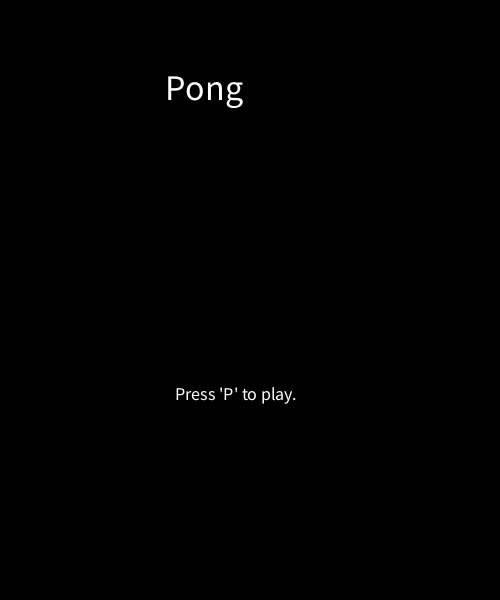
Frame 1 (no input)
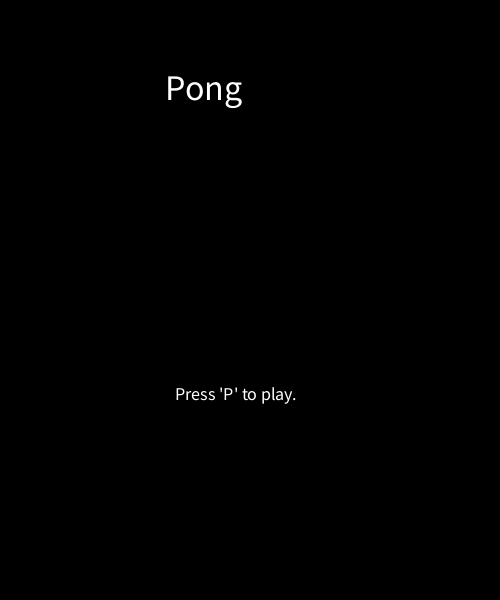
Frame 60 (the mouse pressed at the canvas centre just before this capture)
Frame 120 (the mouse held since frame 60 and released just before this capture): identical to frame 60, image omitted

The Processing sketch that drew these frames (run headless with seeded random() and noise(); from frame 60 on, the mouse is pressed at the canvas centre):

// Processing sketch: Question_6
// ── Question_6.pde
boolean titleScreen = true;
boolean play = false;
boolean gameEnd = false;

float paddleOneX = 25;
float paddleOneY = 250;
float paddleOneWidth = 30;
float paddleOneHeight = 100;

float paddleTwoX = 465;
float paddleTwoY = 250;
float paddleTwoWidth = 30;
float paddleTwoHeight = 100;

float paddleSpeed = 10;

boolean upPressed = false;
boolean downPressed = false;
boolean wPressed = false;
boolean sPressed = false;

int playerOneScore = 0;
int playerTwoScore = 0;

float ballX = 250;
float ballY = 250;
float radius = 10;
float ballChangeX = -1;
float ballChangeY = 3;

void setup() {
  size(500, 600);

  ellipseMode(CENTER);
  ellipseMode(RADIUS);


  stroke(255, 255, 255);
}

void keyPressed() {
  if (titleScreen) {
    if (key == 'P' || key == 'p') {
      titleScreen = false;
      play = true;
    }
  } else if (play) {
    if (key == CODED) {
      if (keyCode == UP) {
        upPressed = true;
      } else if (keyCode == DOWN) {
        downPressed = true;
      }
    } else if (key == 'W' || key == 'w') {
      wPressed = true;
    } else if (key == 'S' || key == 's') {
      sPressed = true;
    }
  } else if (gameEnd) {
    if (key == ' ') {
      gameEnd = false;
      titleScreen = true;
      paddleOneY = 250;
      paddleTwoY = 250;
      ballX = 250;
      ballY = 250;
      playerOneScore = 0;
      playerTwoScore = 0;
    }
  }
}

void keyReleased() {
  if (play) {
    if (key == CODED) {
      if (keyCode == UP) {
        upPressed = false;
      } else if (keyCode == DOWN) {
        downPressed = false;
      }
    } else if (key == 'W' || key == 'w') {
      wPressed = false;
    } else if (key == 'S' || key == 's') {
      sPressed = false;
    }
  }
}

void draw() {
  if (titleScreen) {
    background(0, 0, 0);

    textSize(36);
    text("Pong", 165, 100);

    textSize(18);
    text("Press 'P' to play.", 175, 400);
  } else if (play) {
    background(0, 0, 0);

    if (upPressed) {
      if (paddleOneY-paddleSpeed > 0) {
        paddleOneY -= paddleSpeed;
      }
    }
    if (downPressed) {
      if (paddleOneY + paddleSpeed + paddleOneHeight < height) {
        paddleOneY += paddleSpeed;
      }
    }
    if (wPressed) {
      if (paddleTwoY-paddleSpeed > 0) {
        paddleTwoY -= paddleSpeed;
      }
    }
    if (sPressed) {
      if (paddleTwoY + paddleSpeed + paddleTwoHeight < height) {
        paddleTwoY += paddleSpeed;
      }
    }

    float nextBallLeft = ballX - radius + ballChangeX;
    float nextBallRight = ballX + radius + ballChangeX;
    float nextBallTop = ballY - radius + ballChangeY;
    float nextBallBottom = ballY + radius + ballChangeY;

    float paddleOneRight = paddleOneX + paddleOneWidth;
    float paddleOneTop = paddleOneY;
    float paddleOneBottom = paddleOneY + paddleOneHeight;

    float paddleTwoLeft = paddleTwoX;
    float paddleTwoTop = paddleTwoY;
    float paddleTwoBottom = paddleTwoY + paddleTwoHeight;


    if (nextBallTop < 0 || nextBallBottom > height) {
      ballChangeY *= -1;
    }


    if (nextBallLeft < paddleOneRight) { 

      if (nextBallTop > paddleOneBottom || nextBallBottom < paddleOneTop) {
        playerTwoScore ++;

        if (playerTwoScore == 3) {
          play = false;
          gameEnd = true;
        }

        ballX = 250;
        ballY = 250;
      } else {
        ballChangeX *= -1;
      }
    }


    if (nextBallRight > paddleTwoLeft) {

      if (nextBallTop > paddleTwoBottom || nextBallBottom < paddleTwoTop) {
        playerOneScore ++;

        if (playerOneScore == 3) {
          play = false;
          gameEnd = true;
        }

        ballX = 250;
        ballY = 250;
      } else {
        ballChangeX *= -1;
      }
    }

    ballX += ballChangeX;
    ballY += ballChangeY;

    //dashed line down center
    for (int lineY = 0; lineY < height; lineY += 50) {
      line(250, lineY, 250, lineY+50);
    }
    noFill();
    strokeWeight(5);
    ellipse(width/2, height/2, 100, 50);
    //"goal lines" on each side
    line(paddleOneRight, 0, paddleOneRight, height);
    line(paddleTwoLeft, 0, paddleTwoLeft, height);

    textSize(36);
    text(playerOneScore, 100, 100);
    text(playerTwoScore, 400, 100);

    fill(0, 255, 0);
    rect(paddleOneX, paddleOneY, paddleOneWidth, paddleOneHeight);
    fill(255, 0, 0);
    rect(paddleTwoX, paddleTwoY, paddleTwoWidth, paddleTwoHeight);
    fill(0, 0, 255);
    ellipse(ballX, ballY, radius, radius);
  } else if (gameEnd) {
    background(0, 0, 0);

    textSize(36);
    text(playerOneScore, 100, 100);
    text(playerTwoScore, 400, 100);

    textSize(36);
    if (playerOneScore > playerTwoScore) {
      text("Player 1 Wins!", 165, 200);
    } else {
      text("Player 2 Wins!", 165, 200);
    }

    textSize(18);
    text("Press space to restart.", 150, 400);
  }
}
